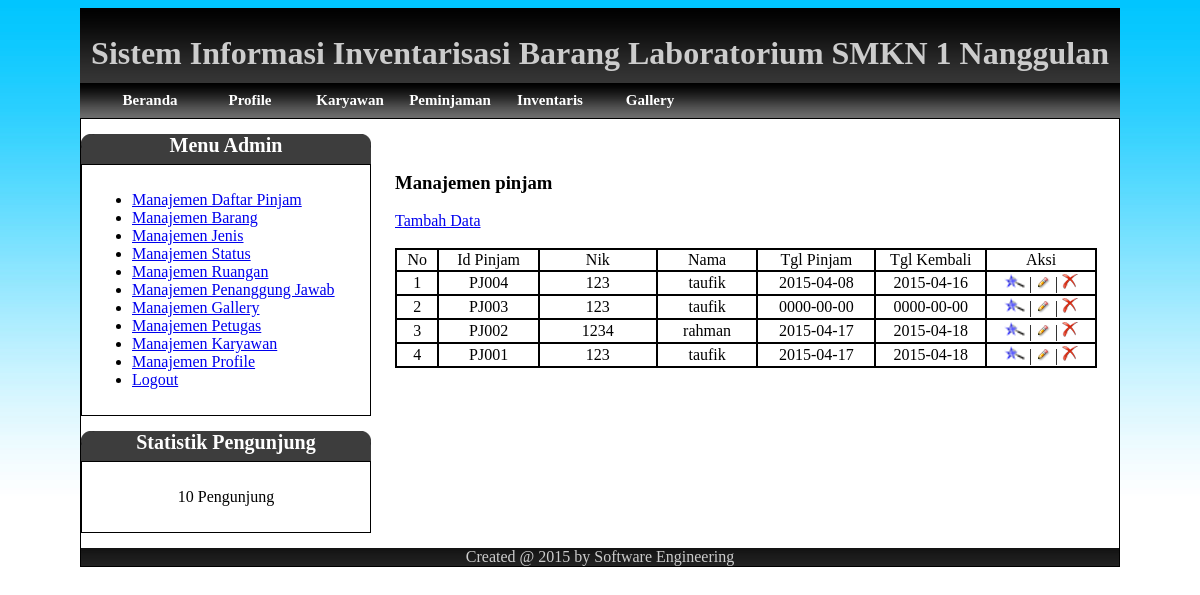
Page /pinjam_list.php (signed in) on the committed database.
### tables this page shows
CREATE TABLE IF NOT EXISTS `tb_pinjam` (
  `id_pinjam` char(5) NOT NULL,
  `nik` int(10) NOT NULL,
  `tgl_pinjam` date NOT NULL,
  `tgl_kembali` date NOT NULL
);

CREATE TABLE IF NOT EXISTS `tb_karyawan` (
`nik` int(10) NOT NULL,
  `nama` varchar(25) NOT NULL,
  `jk` enum('pria','wanita') NOT NULL,
  `email` varchar(25) NOT NULL,
  `nohp` varchar(12) NOT NULL,
  `ket` text NOT NULL
);

### pinjam_list.php (the view, shortened to what this page needs)
<?php include('header.php'); ?>
<?php include('sidebox.php'); ?>
<h3>Manajemen pinjam</h3>
<a href="pinjam_add.php">Tambah Data</a>
<br /><br />
<?php
$sql	= "SELECT * FROM tb_pinjam p join tb_karyawan k on p.nik=k.nik  ORDER BY id_pinjam DESC";
$query	= mysql_query($sql) or die(mysql_error());
?>
<table width="702" border="0" bgcolor="#000000">
  <tr>
    <td width="37" bgcolor="#FFFFFF"><center>No</center></td>
    <td width="93" bgcolor="#FFFFFF"><center>Id Pinjam</center></td>
	<td width="110" bgcolor="#FFFFFF"><center>Nik</center></td>
	  <td width="93" bgcolor="#FFFFFF"><center>Nama</center></td>
    <td width="110" bgcolor="#FFFFFF"><center>Tgl Pinjam</center></td>
    <td width="103" bgcolor="#FFFFFF"><center>Tgl Kembali</center></td>
	<td width="102" bgcolor="#FFFFFF"><center>Aksi</center></td>
  </tr>
  <?php
  $no = 1;
  while($hasil = mysql_fetch_array($query))
  {
  ?>
  <tr>
    <td bgcolor="#FFFFFF"><center><?php echo $no++; ?></td>
    <td bgcolor="#FFFFFF"><center><?php echo $hasil['id_pinjam']; ?></center></td>
    <td bgcolor="#FFFFFF"><center><?php echo $hasil['nik']; ?></center></td>
	    <td bgcolor="#FFFFFF"><center><?php echo $hasil['nama']; ?></center></td>
    <td bgcolor="#FFFFFF"><center><?php echo $hasil['tgl_pinjam']; ?></center></td>
    <td bgcolor="#FFFFFF"><center><?php echo $hasil['tgl_kembali']; ?></center></td>
	<td bgcolor="#FFFFFF"><center><a href="detail_pinjam.php?id=<?php echo $hasil['id_pinjam']; ?>"><img src="image/kaca_pembesar.png" /></a> | <a href="pinjam_edit.php?id=<?php echo $hasil['id_pinjam']; ?>"><img src="image/tombol_edit.png" /></a> | <a href="pinjam_del.php?id=<?php echo $hasil['id_pinjam']; ?>"><img src="image/tombol_delete.png"  onclick="return confirm('Anda yakin ingin menghapus data ini') "/></a></center></td>
  </tr>
  <?php
  }
  ?>
</table>
<?php include('footer.php'); ?>

### style/style.css (style rules this page uses)
body { background:url(images/bg_body.jpg) repeat-x; }

### rows in the picture
tb_pinjam: id_pinjam "PJ004", nik.nik "123", nik.nama "taufik", tgl_pinjam "2015-04-08", tgl_kembali "2015-04-16"
tb_pinjam: id_pinjam "PJ003", nik.nik "123", nik.nama "taufik", tgl_pinjam "0000-00-00", tgl_kembali "0000-00-00"
tb_pinjam: id_pinjam "PJ002", nik.nik "1234", nik.nama "rahman", tgl_pinjam "2015-04-17", tgl_kembali "2015-04-18"
tb_pinjam: id_pinjam "PJ001", nik.nik "123", nik.nama "taufik", tgl_pinjam "2015-04-17", tgl_kembali "2015-04-18"
